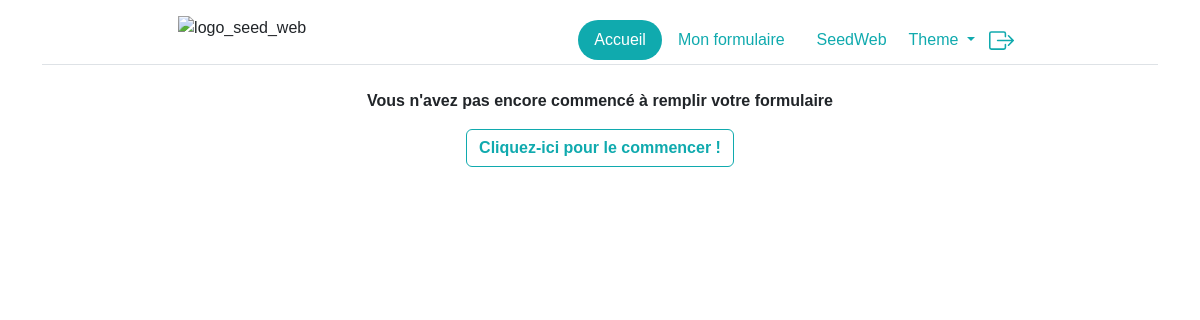
Before: /accueil/index.php (signed in) with the older database file.
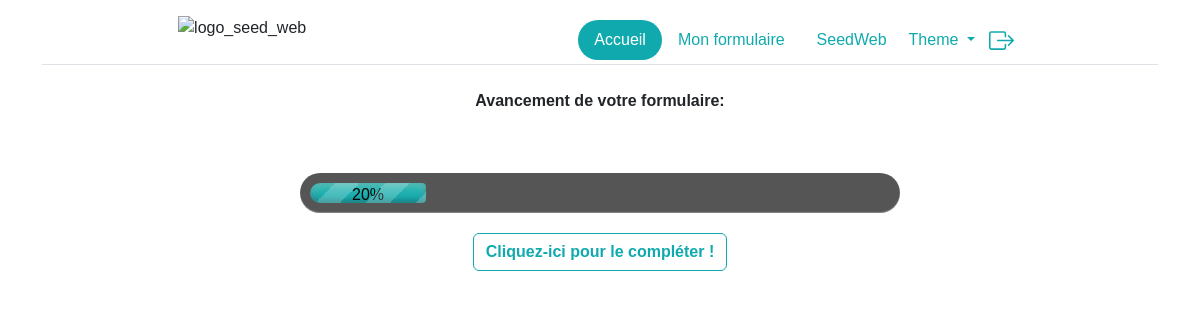
After: the same page with the newer database file.
### tables this page shows
CREATE TABLE `formulaire` (
  `id` int(11) NOT NULL,
  `id_client` int(11) NOT NULL,
  `progression` int(11) DEFAULT NULL,
  `id_site` int(11) NOT NULL,
  `dateCreation` datetime NOT NULL,
  `dateLastUpdate` datetime NOT NULL
);

### accueil/index.php (the view, shortened to what this page needs)
<?php
include("../config/dbconnection.php");
    ?>
<!DOCTYPE HTML>
<html lang="fr" data-bs-theme="<?=$_SESSION["theme"]?>">
    <head>
        <link href="https://cdn.jsdelivr.net/npm/bootstrap@5.3.0-alpha1/dist/css/bootstrap.min.css" rel="stylesheet">
        <link rel="stylesheet" href="../css/style.css">
    </head>
    <body class="text-center w-100 m-auto">
<?php
include("../includes/header.php");
if(isset($_SESSION["role"])){
    if($_SESSION["role"] == "client"){
        $id = $_SESSION['id_client'];
        $data_formulaire = $db->query("SELECT * FROM formulaire where id_client = '$id'")->fetch();
?>
<div class="w-50 mr-25 ml-25">
    <?php if($data_formulaire["progression"] == 0){?>
        <p class="fw-bold">Vous n'avez pas encore commencé à remplir votre formulaire</p>
        <a href="../mes_formulaires/"><p class="fw-bold btn btn-outline-seed">Cliquez-ici pour le commencer !</p></a>
    <?php }if($data_formulaire["progression"] > 0 && $data_formulaire["progression"] < 100){?>
    <p class="fw-bold">Avancement de votre formulaire:</p>
    <div class="meter seed">
        <span style="width: <?=$data_formulaire['progression']?>%" class="text-black"><?=$data_formulaire['progression']?>%</span>
    </div>
    <a href="../mes_formulaires/"><p class="fw-bold btn btn-outline-seed">Cliquez-ici pour le compléter !</p></a>
    <?php }elseif($data_formulaire["progression"]>=100){ ?>
        <p class="fw-bold">Votre formulaire est entièrement complété</p>
<?php } ?>
</div>
<?php
    } if($_SESSION['role'] == "admin"){
        ?>
<h1>Dans Accueil admin</h1>
<?php
    }
    }
    include("../includes/layout_bottom.php");
?>

Changed rows visible on the page:
now on this page (row edited): formulaire: progression "20"
changed formulaire: progression 0 → 20 (drawn)
Other visible differences:
text no longer shown: "Vous n'avez pas encore commencé à remplir votre formulaire Cliquez-ici pour le commencer !"
text now shown: "Avancement de votre formulaire: % Cliquez-ici pour le compléter !"
